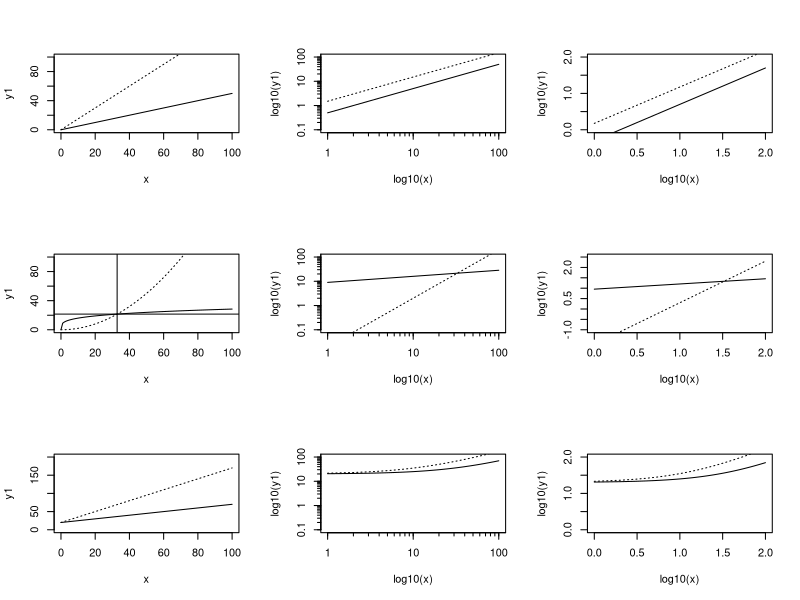
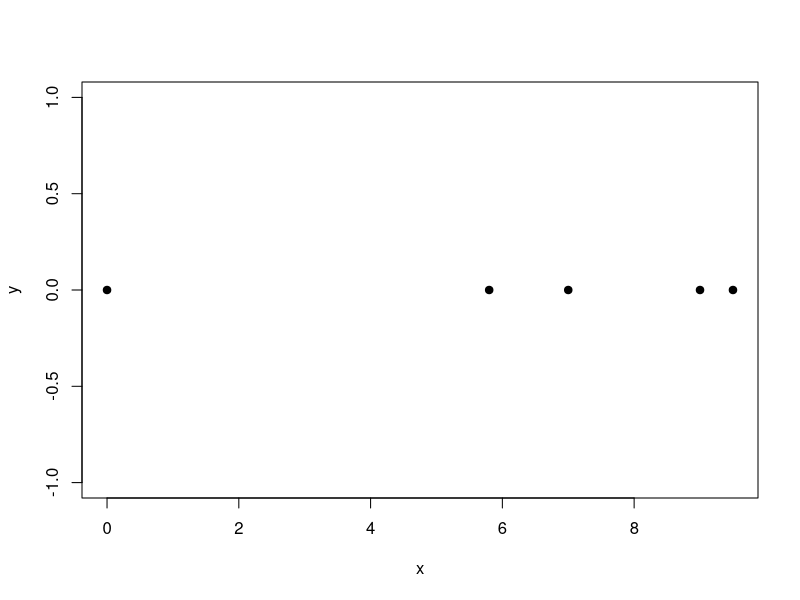

Here is the R script that generated these plots, in order:
# Based on the article: 
  # Menge, D. N. L., A. C. MacPherson, T. A. Bytnerowicz, A. W. Quebbeman, N. B. Schwartz, B. N. Taylor, and A. A. Wolf. 2018. Logarithmic scales in ecological data presentation may cause misinterpretation. Nature Ecology & Evolution:1–13.
# https://stackoverflow.com/questions/6955440/displaying-minor-logarithmic-ticks-in-x-axis-in-r 

log10.axis <- function(side, at, ...) {
  at.minor <- log10(outer(1:9, 10^(min(at):max(at))))
  lab <- sapply(at, function(i) as.expression(bquote(10^ .(i))))
  axis(side=side, at=at.minor, labels=NA, tcl=par("tcl")*0.5, ...)
  axis(side=side, at=at, labels=lab, ...)
}
log10.axis2 <- function(side, at, ...) {
  at.minor <- log10(outer(1:9, 10^(min(at):max(at))))
  lab <- sapply(at, function(x) 10^x)
  axis(side=side, at=at.minor, labels=NA, tcl=par("tcl")*0.5, ...)
  axis(side=side, at=at, labels=lab, ...)
}

# As you can see in this example, when you take the loragithm of the Ys, you can see that the multiplicative factor is what makes the difference between the 2 equations 
# y1 = .5*x => log10(y1) = log10(.5)+log10(x)
# y2 = 1.5*x => log10(y2) = log10(1.5)+log10(x)
# So the difference between the 2 equation is JUST that the line is 1 unit above the other for all X 

x=0:100
y1=.5*x
y2=1.5*x
log10(y1)
# y1=.5*x
# head(log10(y1))
# log10(.5)+log10(0:5)

par(mfrow=c(3,3))
plot(x,y1,
     xlim=c(0,100),ylim=c(0,100),type ="l")
points(x,y2,type ="l", lty = 3)

plot(log10(x),log10(y1),
     xlim=c(0,2),ylim=c(-1,2),type ="l",yaxt="n",xaxt="n")
points(log10(x),log10(y2),type ="l", lty = 3)
log10.axis2(1, at=seq(0, 2, 1))
log10.axis2(2, at=seq(-1, 2, 1))

plot(log10(x),log10(y1),
     xlim=c(0,2),ylim=c(0,2),type ="l")
points(log10(x),log10(y2),type ="l", lty = 3)



# -------------------------------------------------------------------------



maxx=100
x=0:maxx
y1=9*x^(1/4)
y2=0.02*x^2
maxy=round(max(y1,y2),-1)

plot(x,y1,
     xlim=c(0,maxx),ylim=c(0,100),type ="l")
points(x,y2,type ="l", lty = 3)
# Solution to get to the interception of the 2 lines 
abline(h=9*(10^((4*log10(9/0.02))/7))^(1/4), 
       v=10^((4*log10(9/0.02))/7))

plot(log10(x),log10(y1),
     xlim=c(0,2),ylim=c(-1,2),type ="l",yaxt="n",xaxt="n")
points(log10(x),log10(y2),type ="l", lty = 3)
log10.axis2(1, at=seq(0, 2, 1))
log10.axis2(2, at=seq(-1, 2, 1))

plot(log10(x),log10(y1),
     xlim=c(0,2),ylim=c(-1,2.5),type ="l")
points(log10(x),log10(y2),type ="l", lty = 3)


# -------------------------------------------------------------------------
maxx=100
x=0:maxx
y1=.5*x+20
y2=1.5*x+20
maxy=round(max(y1,y2),-2)

plot(x,y1,
     xlim=c(0,maxx),ylim=c(0,maxy),type ="l")
points(x,y2,type ="l", lty = 3)

plot(log10(x),log10(y1),
     xlim=c(0,2),ylim=c(-1,2),type ="l",yaxt="n",xaxt="n")
points(log10(x),log10(y2),type ="l", lty = 3)
log10.axis2(1, at=seq(0, 2, 1))
log10.axis2(2, at=seq(-1, 2, 1))

plot(log10(x),log10(y1),
     xlim=c(0,2),ylim=c(0,2),type ="l")
points(log10(x),log10(y2),type ="l", lty = 3)




par(mfrow = c(1,1))
x= c(0,5.8,7,9.0,9.5)
y = rep(0, length(x))
plot(y~x, pch =21, bg = "black")
# How many powers of 10 are the points from one another 
# In logarithmic scale: a fixed DISTANCE is a SCALING factor 
# Thus the distance between 2 points is the power of 10 rasied by that distance
# For example, the distance on the logarithmic scale between 7 and 5.8 is 1.2. 
7-5.8
# But the HOW LARGE or HOW MANY TIMES bigger was that earthquake? 
10^(7-5.8) # or 10^(1.2)
# So the number of times the largest earthquate was is 
10^(9.5-5.8)
# more than 5000 TIMES BIGGER!!!!!!!!!!!
